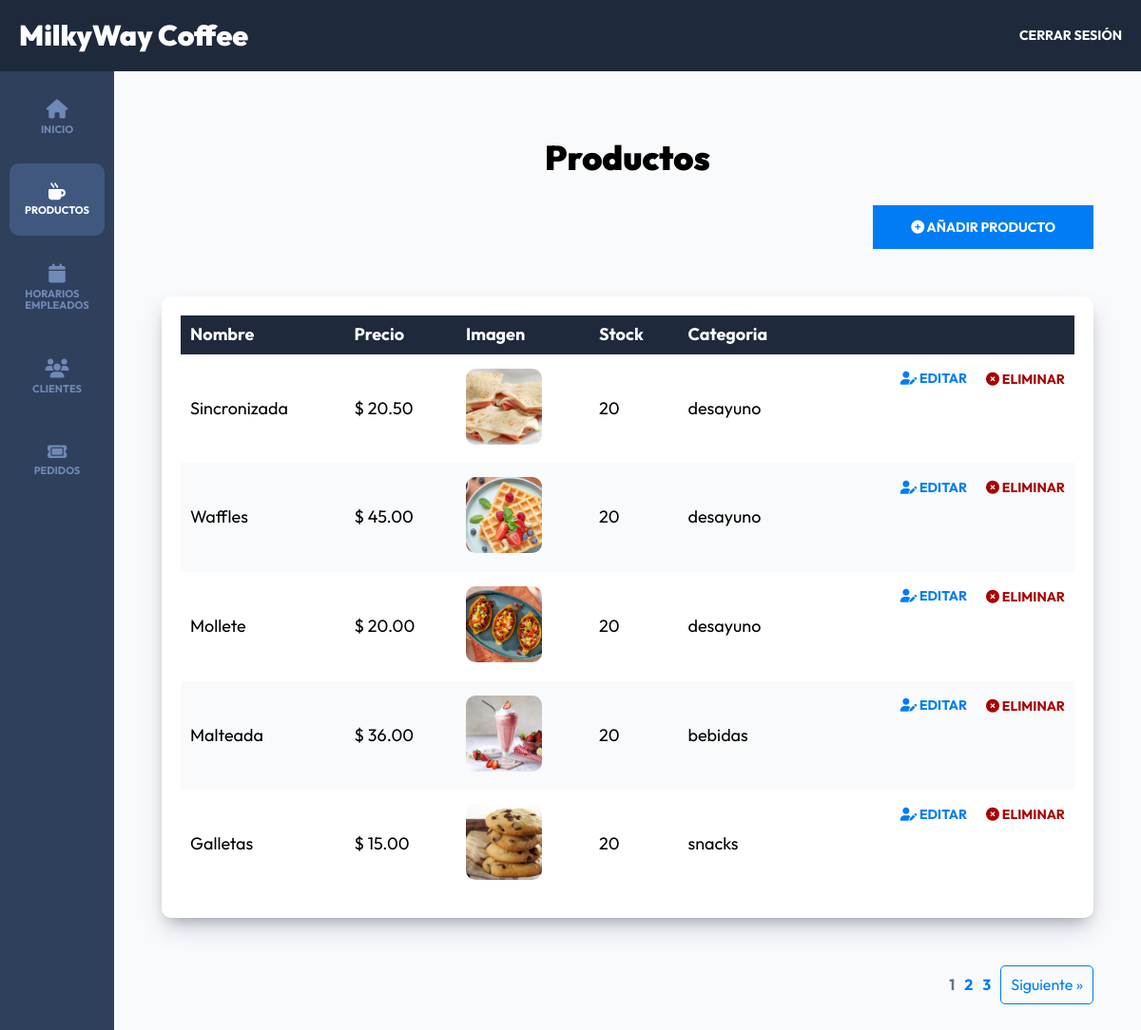
Screenshot of /admin/productos (signed in) with the database file from the repository.
### tables this page shows
CREATE TABLE `productos` (
  `id` int(11) NOT NULL AUTO_INCREMENT,
  `nombre` varchar(40) DEFAULT NULL,
  `descripcion` text DEFAULT NULL,
  `precio` decimal(10,2) DEFAULT NULL,
  `imagen` varchar(200) DEFAULT NULL,
  `stock` int(11) DEFAULT NULL,
  `categoria_id` int(11) NOT NULL,
  PRIMARY KEY (`id`)
);

CREATE TABLE `categorias` (
  `id` int(11) NOT NULL AUTO_INCREMENT,
  `nombre` varchar(45) DEFAULT NULL,
  PRIMARY KEY (`id`)
);

### controllers/ProductosController.php (called while the page is built, shortened)
<?php
class ProductosController {
    public static function index(Router $router) {
        $pagina_actual = $_GET['page'] ?? 1;
        $pagina_actual = filter_var($pagina_actual, FILTER_VALIDATE_INT);
        $registros_por_pagina = 5;
        $total = Producto::total();
        $paginacion = new Paginacion($pagina_actual, $registros_por_pagina, $total);
        $productos = Producto::paginar($registros_por_pagina, $paginacion->offset());
        foreach($productos as $producto) {
            $producto->categoria = Categoria::find($producto->categoria_id);
        }
        $router->render('admin/productos/index', [
            'titulo' => 'Productos',
            'productos' => $productos,
            'paginacion' => $paginacion->paginacion()
        ]);
    }
}

### public/index.php (called while the page is built, shortened)
<?php
$router = new Router();
$router->get('/', [PaginasController::class, 'index']);
$router->get('/login', [AuthController::class, 'login']);
$router->post('/login', [AuthController::class, 'login']);
$router->post('/logout', [AuthController::class, 'logout']);
$router->get('/registro', [AuthController::class, 'registro']);
$router->post('/registro', [AuthController::class, 'registro']);
$router->get('/olvide', [AuthController::class, 'olvide']);
$router->post('/olvide', [AuthController::class, 'olvide']);
$router->get('/recuperar', [AuthController::class, 'reestablecer']);
$router->post('/recuperar', [AuthController::class, 'reestablecer']);
$router->get('/productos', [PaginasController::class, 'productos']);
$router->post('/productos/agregar-carrito', [PaginasController::class, 'agregarCarrito']);
$router->get('/pedidos', [PaginasController::class, 'carrito']);
$router->post('/pedidos/eliminar', [PaginasController::class, 'eliminar_carrito']);
$router->post('/pedidos/agregar-orden', [PaginasController::class, 'agregarOrden']);
$router->get('/pedidos/capture-order', [PaginasController::class, 'capturarOrden']);
$router->get('/pedidos/pagar', [PaginasController::class, 'pagar']);
$router->post('/pedidos/pagar', [PaginasController::class, 'pagar']);
$router->get('/pedidos/completado', [PaginasController::class, 'completado']);
$router->get('/mensaje', [AuthController::class, 'mensaje']);
$router->get('/confirmar-cuenta', [AuthController::class, 'confirmar']);
$router->get('/admin/dashboard', [DashboardController::class, 'index']);
$router->get('/admin/productos', [ProductosController::class, 'index']);
$router->get('/admin/productos/crear', [ProductosController::class, 'crear']);
$router->post('/admin/productos/crear', [ProductosController::class, 'crear']);
$router->get('/admin/productos/editar', [ProductosController::class, 'editar']);
$router->post('/admin/productos/editar', [ProductosController::class, 'editar']);
$router->post('/admin/productos/eliminar', [ProductosController::class, 'eliminar']);
$router->get('/admin/pedidos', [AdminPedidosController::class, 'index']);
$router->get('/admin/clientes', [CLientesController::class, 'index']);
$router->get('/admin/horarios', [ProductosController::class, 'index']);
$router->get('/finalizar-registro', [RegistroController::class, 'crear']);
$router->get('/api/productos',[APIController::class,'index']);
$router->post('/api/citas',[APIController::class,'guardar']);
$router->post('/api/eliminar',[APIController::class,'eliminar']);
$router->get('/nosotros', [PaginasController::class, 'nosotros']);
$router->get('/direccion', [PaginasController::class, 'direccion']);
$router->get('/404', [PaginasController::class, 'error']);
$router->comprobarRutas();

### models/ActiveRecord.php (called while the page is built, shortened)
<?php
class ActiveRecord {
    protected static $db;
    protected static $tabla = '';
    public static function setDB($database) {
        self::$db = $database;
    }
    public static function consultarSQL($query) {
        $resultado = self::$db->query($query);
        $array = [];
        while($registro = $resultado->fetch_assoc()) {
            $array[] = static::crearObjeto($registro);
        }
        return $array;
    }
    protected static function crearObjeto($registro) {
        $objeto = new static;
        foreach($registro as $key => $value ) {
            if(property_exists( $objeto, $key  )) {
                $objeto->$key = $value;
            }
        }
        return $objeto;
    }
    public static function find($id) {
        $query = "SELECT * FROM " . static::$tabla  ." WHERE id = ${id}";
        $resultado = self::consultarSQL($query);
        return array_shift( $resultado ) ;
    }
    public static function paginar($por_pagina, $offset) {
        $query = "SELECT * FROM " . static::$tabla . " ORDER BY id DESC LIMIT ${por_pagina} OFFSET ${offset} " ;
        $resultado = self::consultarSQL($query);
        return $resultado;
    }
    public static function total($columna = '', $valor = '') {
        $query = "SELECT COUNT(*) FROM " . static::$tabla;
        $resultado = self::$db->query($query);
        $total = $resultado->fetch_array();
        return array_shift($total);
    }
}

### views/admin/productos/index.php (the view, shortened to what this page needs)
<h2 class="dashboard__heading"><?php echo $titulo; ?></h2>
<div class="dashboard__contenedor-boton">
    <a class="dashboard__boton" href="/admin/productos/crear">
        <i class="fa-solid fa-circle-plus"></i>
        Añadir Producto
    </a>
</div>
<div class="dashboard__contenedor">
    <?php if(!empty($productos)) { ?>
        <table class="table">
            <thead class="table__thead">
                <tr>
                    <th scope="col" class="table__th">Nombre</th>
                    <th scope="col" class="table__th">Precio</th>
                    <th scope="col" class="table__th">Imagen</th>
                    <th scope="col" class="table__th">Stock</th>
                    <th scope="col" class="table__th">Categoria</th>
                    <th scope="col" class="table__th"></th>
                </tr>
            </thead>
            <tbody class="table__tbody">
                <?php foreach($productos as $producto) { ?>
                    <tr class="table__tr">
                        <td class="table__td">
                            <?php echo $producto->nombre; ?>
                        </td>
                        <td class="table__td">
                            $ <?php echo $producto->precio; ?>
                        </td>
                        <td class="table__td">
                            <img loading="lazy" src="/img/productos/<?php echo $producto->imagen; ?>.webp" alt="producto">
                        </td>
                        <td class="table__td">
                            <?php echo $producto->stock; ?>
                        </td>
                        <td class="table__td">
                            <?php echo $producto->categoria->nombre; ?>
                        </td>
                        <td class="table__td--acciones">
                            <a class="table__accion table__accion--editar" href="/admin/productos/editar?id=<?php echo $producto->id; ?>">
                                <i class="fa-solid fa-user-pen"></i>
                                Editar
                            </a>
                            <form method="POST" action="/admin/productos/eliminar" class="table__formulario">
                                <button class="table__accion table__accion--eliminar" type="submit">
                                    <i class="fa-solid fa-circle-xmark"></i>
                                    Eliminar
                                </button>
                            </form>
                        </td>
                    </tr>
                <?php } ?>
            </tbody>
        </table>
    <?php } else { ?>
        <p class="text-center">No Hay Productos Aún</p>
    <?php } ?>
</div>
<?php
    echo $paginacion;
?>

### public/build/css/app.css (style rules this page uses)
html { line-height: 1.15; -webkit-text-size-adjust: 100%; }
body { margin: 0; }
a { background-color: transparent; }
img { border-style: none; }
button, input, optgroup, select, textarea { font-family: inherit; font-size: 100%; line-height: 1.15; margin: 0; }
button, input { overflow: visible; }
button, select { text-transform: none; }
button, [type=button], [type=reset], [type=submit] { -webkit-appearance: button; }
html { font-size: 62.5%; box-sizing: border-box; height: 100%; }
*, *:before, *:after { box-sizing: inherit; }
body { font-family: "Outfit", sans-serif; font-size: 1.8rem; }
a { text-decoration: none; }
img { width: 100%; height: auto; }
h1, h2, h3 { font-family: "Outfit", sans-serif; font-weight: 900; margin: 2rem 0; }
h2 { font-size: 3.6rem; }
[class$=__heading] { font-family: "Outfit", sans-serif; font-weight: 900; margin: 2rem 0; margin: 6rem 0 3rem 0; text-align: center; }
.dashboard { height: 100%; display: flex; flex-direction: column; background-color: #F8FAFC; }
@media (min-width: 768px) { .dashboard__contenedor-boton { display: flex; justify-content: flex-end; margin-bottom: 5rem; } }
.dashboard__boton { background-color: #007df4; padding: 1.5rem 4rem; color: #FFFFFF; font-size: 1.8rem; font-weight: 700; border: none; transition-property: background-color; transition-duration: 0.3s; text-align: center; width: 100%; display: inline-block; text-transform: uppercase; font-size: 1.4rem; }
@media (min-width: 768px) { .dashboard__boton { width: auto; } }
.dashboard__contenedor, .dashboard__formulario { box-shadow: rgba(50, 50, 93, 0.25) 0px 13px 27px -5px, rgba(0, 0, 0, 0.3) 0px 8px 16px -8px; background-color: #FFFFFF; padding: 2rem; border-radius: 1rem; margin-top: 5rem; }
.dashboard__contenedor img, .dashboard__formulario img { width: 8rem; height: 8rem; border-radius: 1rem; }
.table { width: 100%; border-collapse: collapse; }
.table__thead { background-color: #1E293B; color: #FFFFFF; }
.table__th { padding: 1rem; text-align: left; }
.table__tr:nth-of-type(even) { background-color: #F8FAFC; }
.table__td, .table__td--acciones { padding: 1.5rem 1rem; }
.table__td--acciones { display: flex; justify-content: flex-end; gap: 2rem; align-items: center; }
.table__accion { all: unset; text-transform: uppercase; font-size: 1.4rem; font-weight: 700; }
.table__accion--editar { color: #007df4; }
.table__accion--eliminar { color: rgb(169, 0, 0); }

### rows the page displays
productos: nombre "Sincronizada", precio "20.50", imagen (picture), stock "20", categoria.nombre "desayuno"
productos: nombre "Waffles", precio "45.00", imagen (picture), stock "20", categoria.nombre "desayuno"
productos: nombre "Mollete", precio "20.00", imagen (picture), stock "20", categoria.nombre "desayuno"
productos: nombre "Malteada", precio "36.00", imagen (picture), stock "20", categoria.nombre "bebidas"
productos: nombre "Galletas", precio "15.00", imagen (picture), stock "20", categoria.nombre "snacks"

### other values shown
$titulo "Productos"
